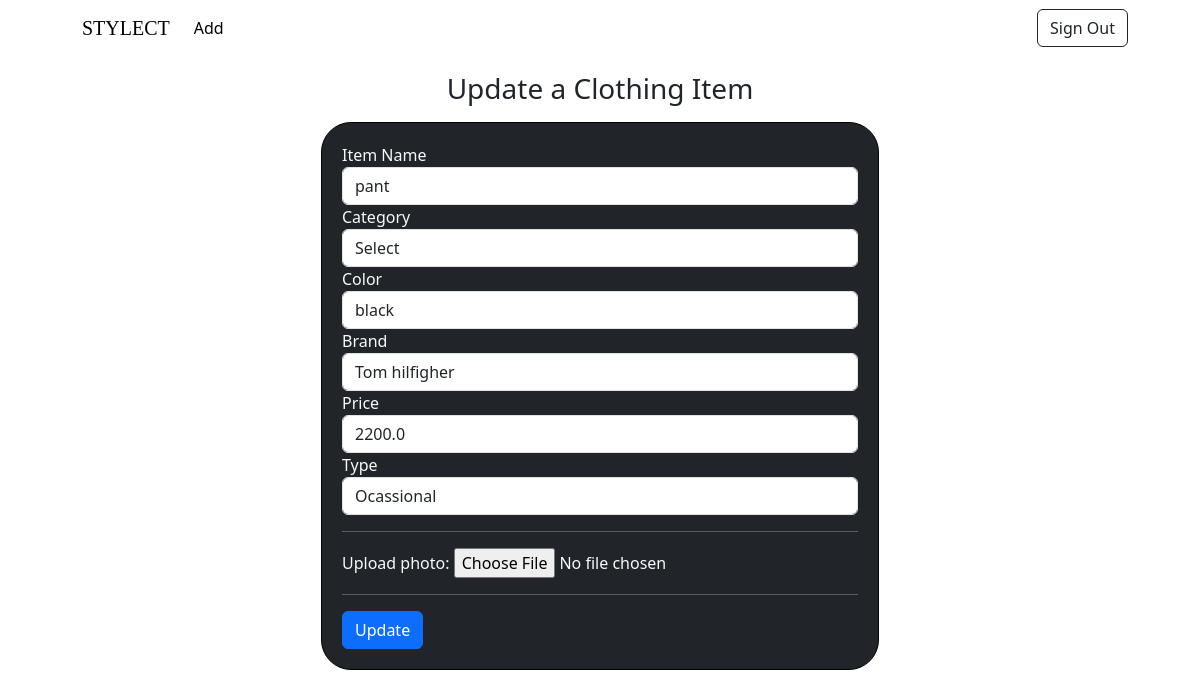
The page /update-item/20 on the database its author committed.
### myapp/models.py (models this page shows, shortened)
class Items(models.Model):
    user = models.ForeignKey(User, on_delete=models.CASCADE)
    name = models.CharField(max_length=200)
    category = models.CharField(max_length=200)
    pattern=models.CharField(max_length=100)
    color = models.CharField(max_length=200)
    price = models.CharField(max_length=50)
    brand = models.CharField(max_length=10)
    type = models.CharField(max_length=200)
    photo = models.ImageField(upload_to="itemimages/", default='', blank=True)
    like = models.BooleanField(default=False)
    time = models.DateTimeField(auto_now_add=True)

### myapp/views.py (the view)
# urls.py: path('update-item/<int:item_id>', update_item),
def update_item(request, item_id):
    item = Items.objects.get(pk=item_id)
    return render(request, 'update_item.html', {'item':item})

### templates/update_item.html (shortened to what this page needs)
<!doctype html>
<html lang="en">
  <head>
    <link href="https://cdn.jsdelivr.net/npm/bootstrap@5.3.2/dist/css/bootstrap.min.css" rel="stylesheet">
  </head>
  <body style="
  background-image: url('https://mdbcdn.b-cdn.net/img/Photos/Others/images/76.webp');
  height: 500px;
">
    {% include 'navbar.html' %}
    <h3 class="text-center my-3">Update a Clothing Item</h3>
   <div class="container">
    <div class="col-md-6 offset-md-3 bg-dark text-light" style="border: 1px solid black; border-radius: 30px; padding: 20px;">
        <form action="/do-update-item/{{item.id}}" method="POST">
            <div class="form-group">
              <label for="name">Item Name</label>
              <input type="text" class="form-control" id="name" placeholder="Enter Item Name" required="required" name="item_name" value="{{item.name}}">
            </div>
            <div class="form-group">
             <label for="category">Category</label>
             <select class="form-control" id="category" name="item_category" required="required" value="{{item.category}}">
                 <option>Select</option>
             </select>
             </div>
            <div class="form-group">
              <label for="color" required="required">Color</label>
              <input type="text" name="item_color" class="form-control" id="color" placeholder="Enter color" value="{{item.color}}">
            </div>
            <div class="form-group">
             <label for="brand" required="required">Brand</label>
             <input type="text" name="item_brand" class="form-control" id="brand" placeholder="Enter Brand" value="{{item.brand}}">
           </div>
           <div class="form-group">
             <label for="price" required="required">Price</label>
             <input type="text" name="item_price" class="form-control" id="price" placeholder="Enter Price" value="{{item.price}}">
           </div>
            <div class="form-group">
              <label for="type">Type</label>
              <select class="form-control" id="type" name="item_type" required="required">
                <option>Ocassional</option>
              </select>
            </div>
            <hr>
            <div class="form-group mt-3">
              <label class="mr-2" for="photo">Upload photo:</label>
              <input type="file" id="photo" name="item_photo" value="{{item.photo}}">
            </div>
            <hr>
            <button type="submit" class="btn btn-primary">Update</button>
          </form>
    </div>
   </div>
  </body>
</html>

### rows shown on the page
Items: item_name "pant", item_category "Select", item_color "black", item_brand "Tom hilfigher", item_price "2200.0"
